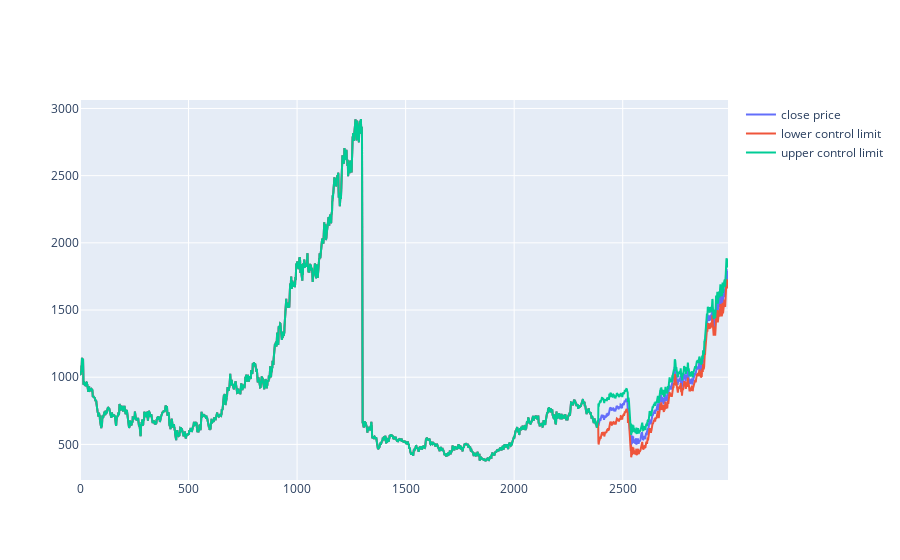

Notebook code cell kept with this figure:
### Code cell
fig = go.Figure()
fig.add_trace(go.Scatter(x=data.index, y=data['close'], mode='lines', name='close price'))
fig.add_trace(go.Scatter(x=df.index, y=df['lcl'], mode='lines', name='lower control limit'))
fig.add_trace(go.Scatter(x=df.index, y=df['ucl'], mode='lines', name='upper control limit'))

### Figure 1 — Plotly figure (JSON) as saved in the notebook; plotly's stock layout.template omitted (floating-point values rounded to 4 significant figures; data arrays with more than 128 entries replaced by an {"elided": "..."} marker saying what was removed)
{"data": [{"mode": "lines", "name": "close price", "type": "scatter", "x": {"elided": "2986 int values"}, "y": {"elided": "2986 float values"}}, {"mode": "lines", "name": "lower control limit", "type": "scatter", "x": {"elided": "2985 int values"}, "y": {"elided": "2985 float values"}}, {"mode": "lines", "name": "upper control limit", "type": "scatter", "x": {"elided": "2985 int values"}, "y": {"elided": "2985 float values"}}], "layout": {}}
